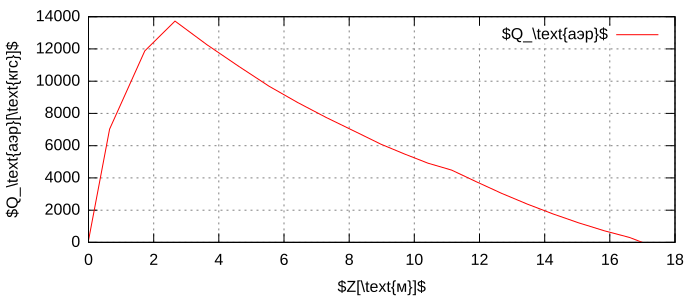

Recreate this plot in gnuplot.
set term svg size 700,300
set style line 7 lt 1 lc rgbcolor "black" lw 1.1
set xzeroaxis ls 7
set grid
set xlabel '$Z[\text{м}]$'
set ylabel '$Q_\text{аэр}[\text{кгс}]$'
set output 'CuttingForces.svg'
plot 'CuttingForces.txt' u 1:2 w lines t '$Q_\text{аэр}$'
unset output
unset term